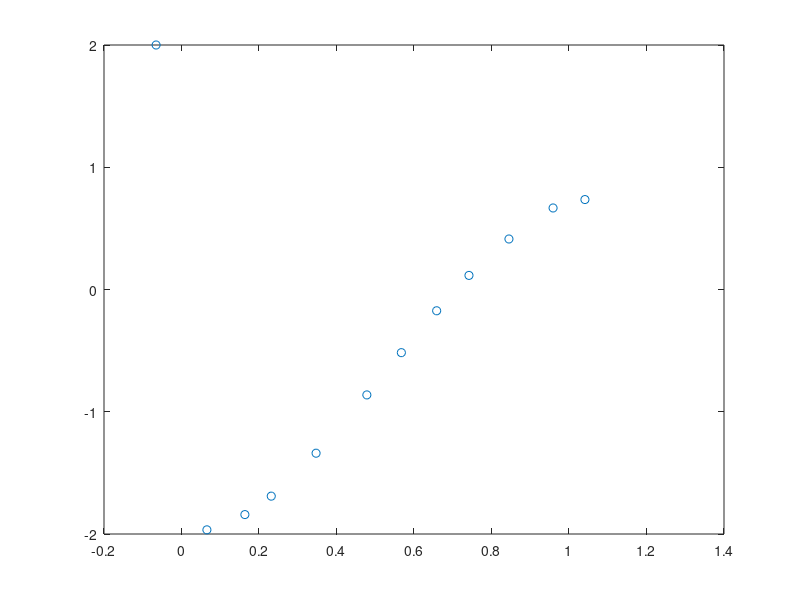

The MATLAB script that drew this image:
clear all
close all
N = 10;
rng(1234);
h0 = 1/N;
X = zeros(N+1,1);
for i = 1:N+1
   X(i) = (i-1)*h0; 
   if(i>1 && i < N+1)
   X(i) = X(i) + (-1+rand*(2))*h0/3;
   end
end
x = zeros(N+2,1);
for i = 2:N+1
    x(i) = (X(i-1)+X(i))/2;
end
x(1) = -x(2);
x(N+2) = 1+(1-x(N+1));
%plot(X,1,'*',x,1,'o')
%xlim([0 1])
h = zeros(N+2,1);
for i = 2:N+1
   h(i) = X(i)-X(i-1); 
end

h(1) = h(2);
h(N+2) = h(N+1);



f = zeros(N+2,1);
for i = 1:N+2
    if i==1
       f(i) = 0; 
    else
    f(i) = (1/h(i))*(-2*(x(i)+h(i)/2)*exp(-(x(i)+h(i)/2)^2)+2*(x(i-1)+h(i-1)/2)*exp(-(x(i-1)+h(i-1)/2)^2));
    end
end

f(1)=2*1;
f(N+2)=2*exp(-1);

plot(x,f,'o')